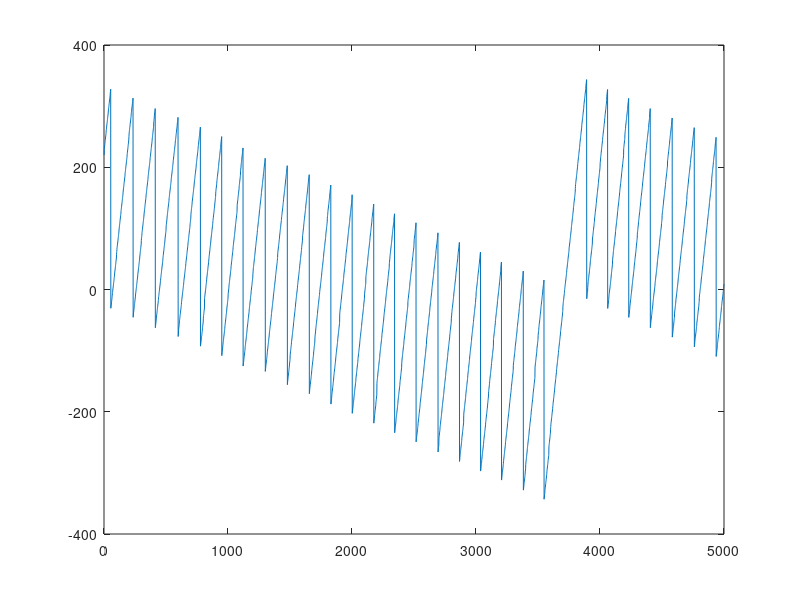
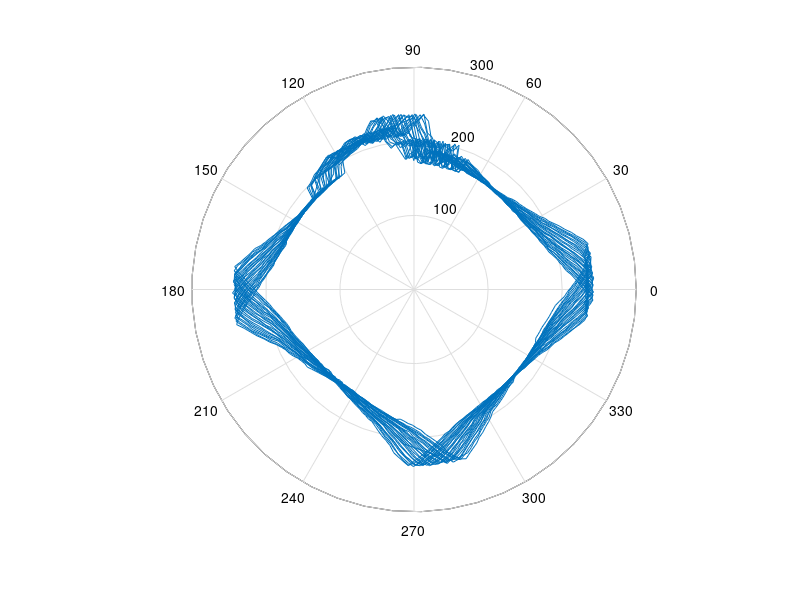

Here is the MATLAB script that generated these plots, in order:
clear
clc
% close all

pontos = importdata('J1565.TXT');
pontos1 = pontos(195:483, 1:2);
pontos2 = pontos(484:770, 1:2);
pontos3 = pontos(790:797, 1:2);
% 15.6
% 15.65
% 15.7
figure;
plot(pontos(:, 2));

theta = pontos(:,2);
rho = pontos(:,1);
figure;
polar(deg2rad(theta), rho);

% theta1 = pontos1(:,2);
% rho1 = pontos1(:,1);
% figure;
% polar(deg2rad(theta1), rho1);
% 
% hold on;
% 
% theta2 = pontos2(:,2);
% rho2 = pontos2(:,1);
% polar(deg2rad(theta2), rho2);
% 
% theta3 = pontos3(:,2);
% rho3 = pontos3(:,1);
% polar(deg2rad(theta3), rho3);